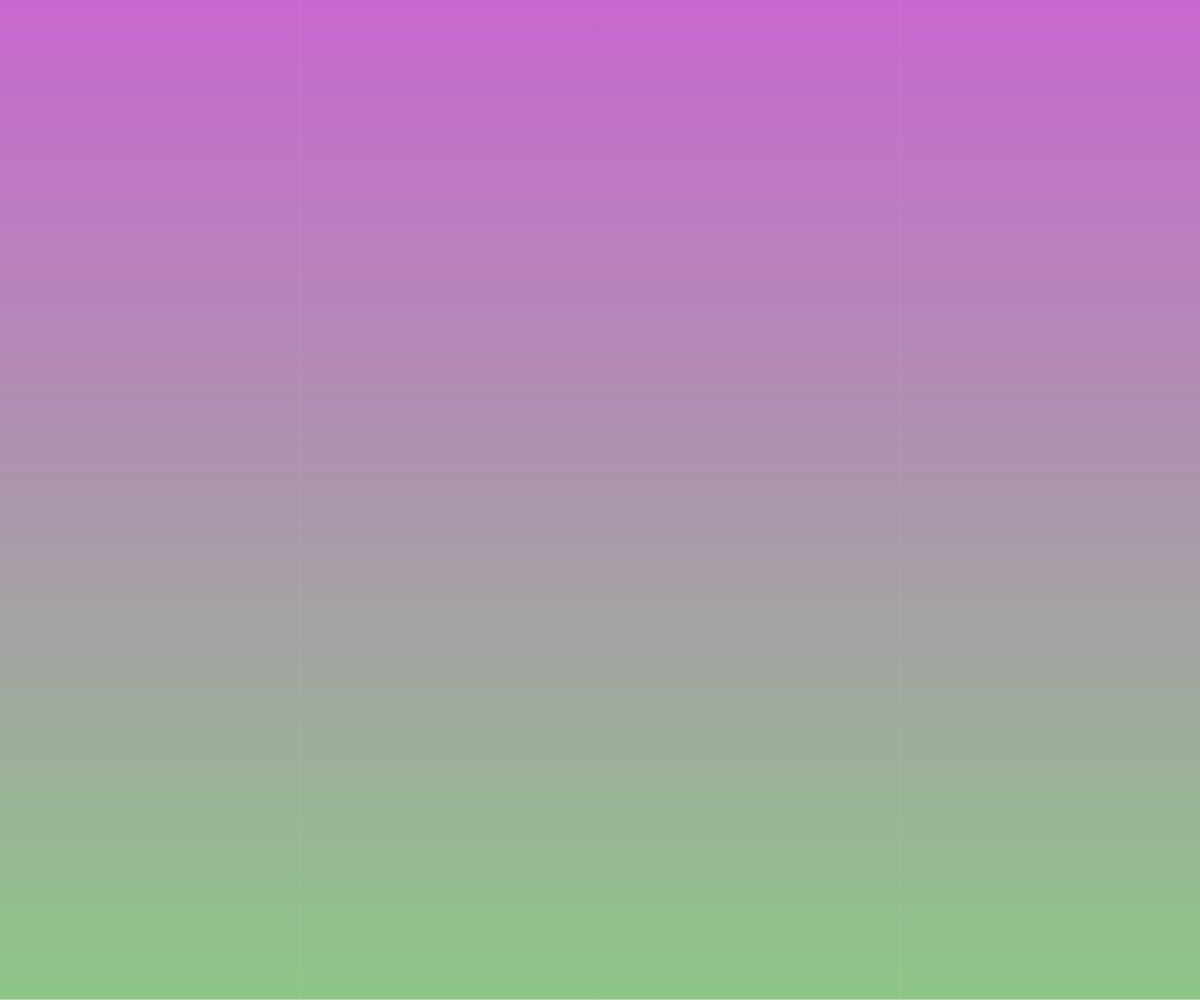
Frame 1 (no input)
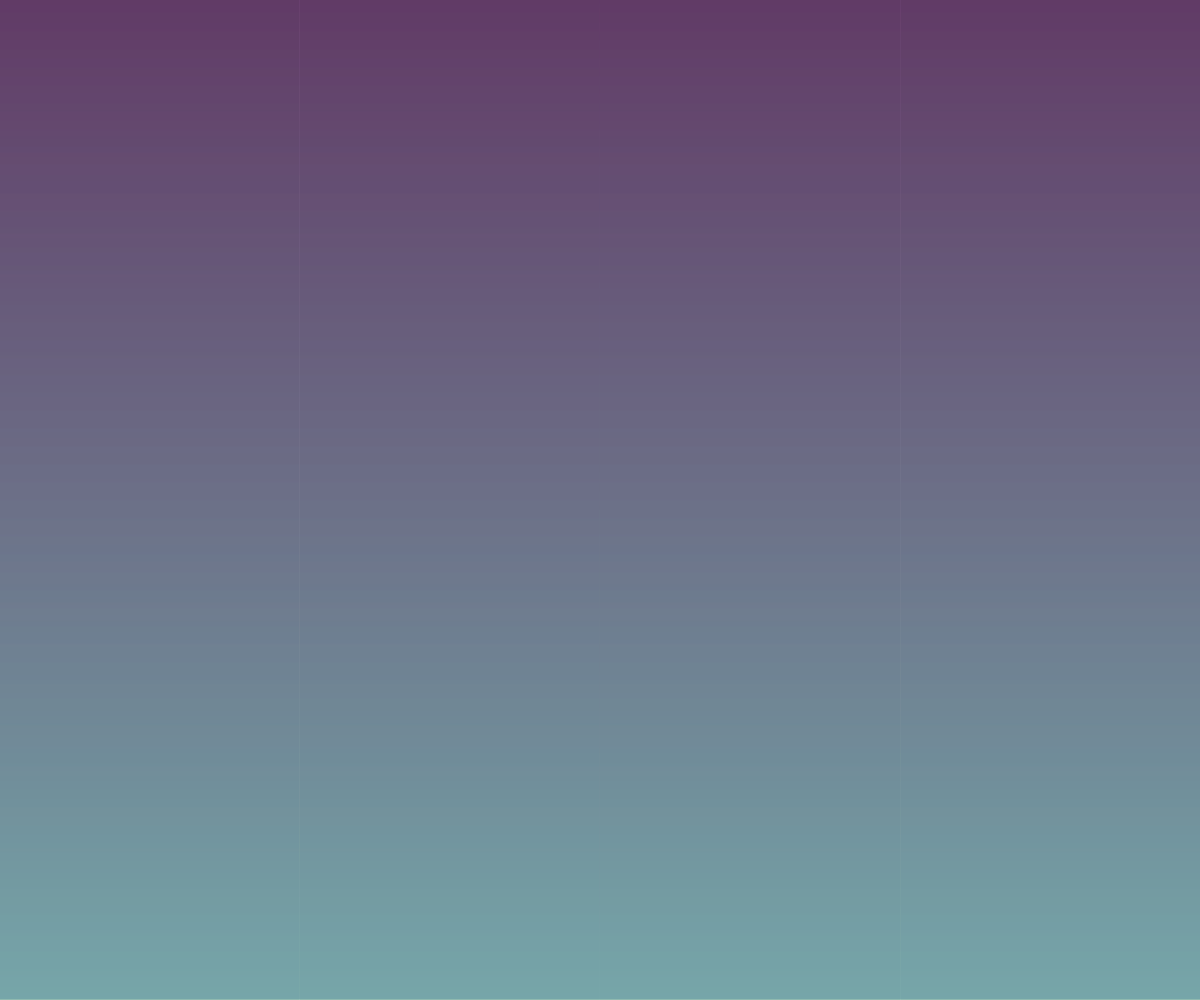
Frame 2 (the mouse pressed at the canvas centre, redrawn once)

The p5.js sketch that drew these frames (run headless with seeded random() and noise() and a simulated clock; the mouse was pressed at the canvas centre and the sketch redrawn once):

// p5.js sketch
// ── sketch.js
function setup() {
  createCanvas(windowWidth,windowHeight);
  background(255);
  noLoop();
}

function draw() {
  randomBackgroundGradient();
}

function randomBackgroundGradient(){
  backgroundGradient(random(255),random(255),random(255),random(255),random(255),random(255));
}

function backgroundGradient(startRed,startGreen,startBlue,stopRed,stopGreen,stopBlue){
  for(var i = 0; i < height; i ++){
    stroke(
      map(i,0,width,startRed,stopRed),
      map(i,0,width,startGreen,stopGreen),
      map(i,0,width,startBlue,stopBlue));
    line(0,i,width,i);
  }  
}
